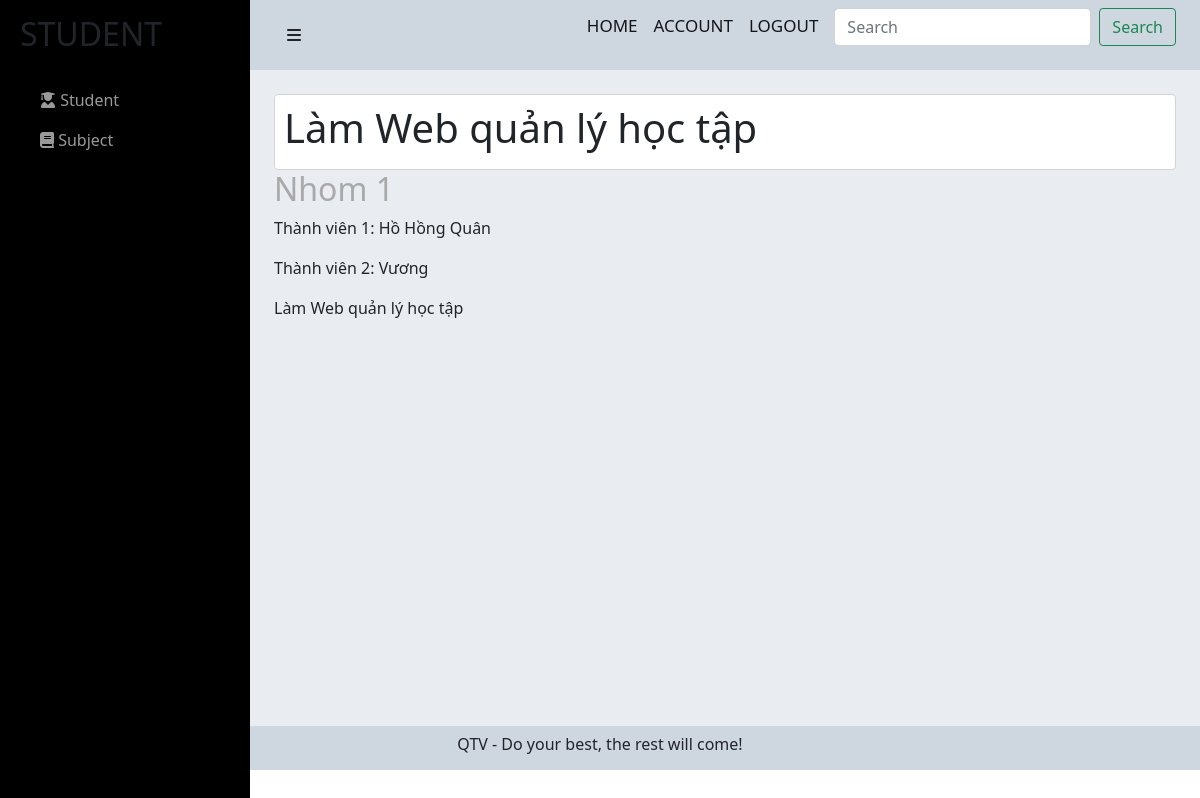
Page /admin/student/dsnhom-btl-admin.php?idBTL=1 (signed in) on the earlier database version.
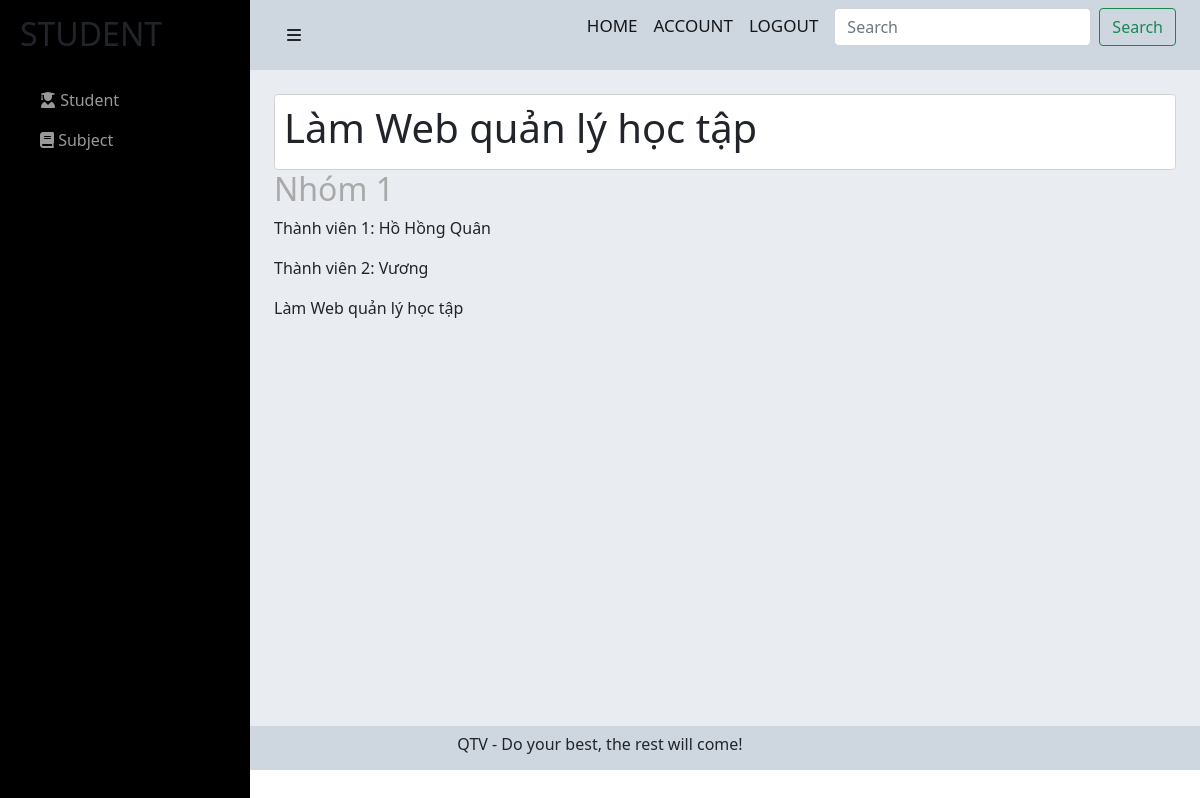
Same page on the later database version.
### tables this page shows
CREATE TABLE `btlsv` (
  `user_id` int(11) NOT NULL,
  `idBTL` int(11) NOT NULL,
  `fileBTL` varchar(255) NOT NULL,
  `note` varchar(255) NOT NULL,
  `status` varchar(255) DEFAULT NULL
);

CREATE TABLE `users` (
  `user_id` int(11) NOT NULL,
  `user_name` varchar(255) NOT NULL,
  `user_avatar` varchar(255) DEFAULT NULL,
  `user_gioitinh` tinyint(4) NOT NULL,
  `user_birthday` date NOT NULL,
  `user_phone` varchar(255) NOT NULL,
  `user_email` varchar(255) NOT NULL,
  `user_pass` varchar(255) NOT NULL,
  `user_level` int(11) NOT NULL,
  `status` tinyint(4) NOT NULL,
  `code` varchar(255) NOT NULL,
  `code_forgot` varchar(255) NOT NULL
);

### admin/student/dsnhom-btl-admin.php (the view, shortened to what this page needs)
<?php include('../../config/config.php');
?>
<link href="https://cdn.jsdelivr.net/npm/bootstrap@5.0.2/dist/css/bootstrap.min.css" rel="stylesheet">
<link rel="stylesheet" href="https://cdnjs.cloudflare.com/ajax/libs/font-awesome/6.0.0-beta2/css/all.min.css" />
<link rel="stylesheet" href="../../css/list-dk-btl.css">
<?php
if (isset($_GET['idBTL'])) {
    $idBTL = $_GET['idBTL'];
    $sql1 = "SELECT * FROM btl WHERE idBTL = $idBTL ";
    $res1 = mysqli_query($conn, $sql1);
    $row1 = mysqli_fetch_assoc($res1);
    $nameBTL = $row1['nameBTL'];
}
?>
<div id="wrapper">
    <div id="sidebar-wrapper">
        <ul class="sidebar-nav">
            <li class="sidebar-brand">
                <h2>STUDENT</h2>
            </li>
            <li>
                <a href="student.php"><i class="fas fa-user-graduate"></i> Student</a>
            </li>
            <li>
                <a href="subject.php"><i class="fas fa-book"></i> Subject</a>
            </li>
        </ul>
    </div>
    <div id="page-content-wrapper">
        <div class="container-fluid">
            <div class="row">
                <div class="col-lg-12">
                    <nav class="navbar navbar-light">
                        <div class="container-fluid">
                            <a href="#menu-toggle" class="btn btn-default" id="menu-toggle"><i class="fas fa-bars"></i></a>
                            <form class="d-flex">
                                <a href="" class="navbar-brand">HOME</a>
                                <a href="" class="navbar-brand">ACCOUNT</a>
                                <a href="../../login/logout.php" class="navbar-brand">LOGOUT</a>
                                <input class="form-control me-2" type="search" placeholder="Search" aria-label="Search">
                                <button class="btn btn-outline-success" type="submit">Search</button>
                            </form>
                        </div>
                    </nav>
                    <div class="main-content">
                        <div class="container">
                            <br>
                            <div class="tittle-mh">
                                <h1><?php echo $nameBTL ?></h1>
                            </div>
                            <?php
                            $sql3 = "SELECT * FROM btlsv WHERE idBTL = $idBTL";
                            $sql4 = "SELECT * FROM btlsv WHERE idBTL = $idBTL";
                            $res4 = mysqli_query($conn,$sql4);
                            $res3 = mysqli_query($conn, $sql3);
                            $row4 = mysqli_fetch_assoc($res4)
                            ?>
                            <?php
                            if ($res3 == true) {
                            ?>
                                <h2 style="color:darkgrey"><?php echo $row4['note'] ?></h2>
                                <?php
                                $i = 1;
                                while ($row3 = mysqli_fetch_assoc($res3)) {
                                    $user_id = $row3['user_id'];
                                    $sql6 = "SELECT * FROM users WHERE user_id = $user_id";
                                    $res6 = mysqli_query($conn,$sql6);
                                    $row6 = mysqli_fetch_assoc($res6);
                                ?>
                                    <p><span style="font-weight: 500;">Thành viên <?php echo $i ?>: </span><?php echo $row6['user_name'] ?></p>
                                <?php
                                    $i++;
                                } ?>
                                <p class="note"><?php echo $row1['nameBTL'] ?></p>
                            <?php
                            }
                            ?>
                        </div>
                    </div>
                </div>
            </div>
        </div>
    </div>
</div>
<footer>
    <p class="ftr text-center">
        QTV - Do your best, the rest will come!
    </p>
</footer>

Differences in the rows shown:
changed btlsv "Hồ Hồng Quân": note "Nhom 1" → "Nhóm 1"
